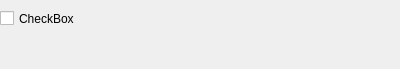
<?xml version="1.0" encoding="UTF-8"?>
<ui version="4.0">
 <class>C_SdBueMessageRxDatapoolEntry</class>
 <widget class="QWidget" name="C_SdBueMessageRxDatapoolEntry">
  <property name="geometry">
   <rect>
    <x>0</x>
    <y>0</y>
    <width>400</width>
    <height>69</height>
   </rect>
  </property>
  <property name="windowTitle">
   <string>C_SdBueMessageRxDatapoolEntry</string>
  </property>
  <widget class="stw::opensyde_gui_elements::C_OgeChxDefaultSmall" name="pc_CheckBoxActive">
   <property name="geometry">
    <rect>
     <x>0</x>
     <y>10</y>
     <width>377</width>
     <height>17</height>
    </rect>
   </property>
   <property name="text">
    <string>CheckBox</string>
   </property>
  </widget>
 </widget>
 <customwidgets>
  <customwidget>
   <class>stw::opensyde_gui_elements::C_OgeChxDefaultSmall</class>
   <extends>QCheckBox</extends>
   <header>C_OgeChxDefaultSmall.hpp</header>
  </customwidget>
 </customwidgets>
 <resources/>
 <connections/>
</ui>
